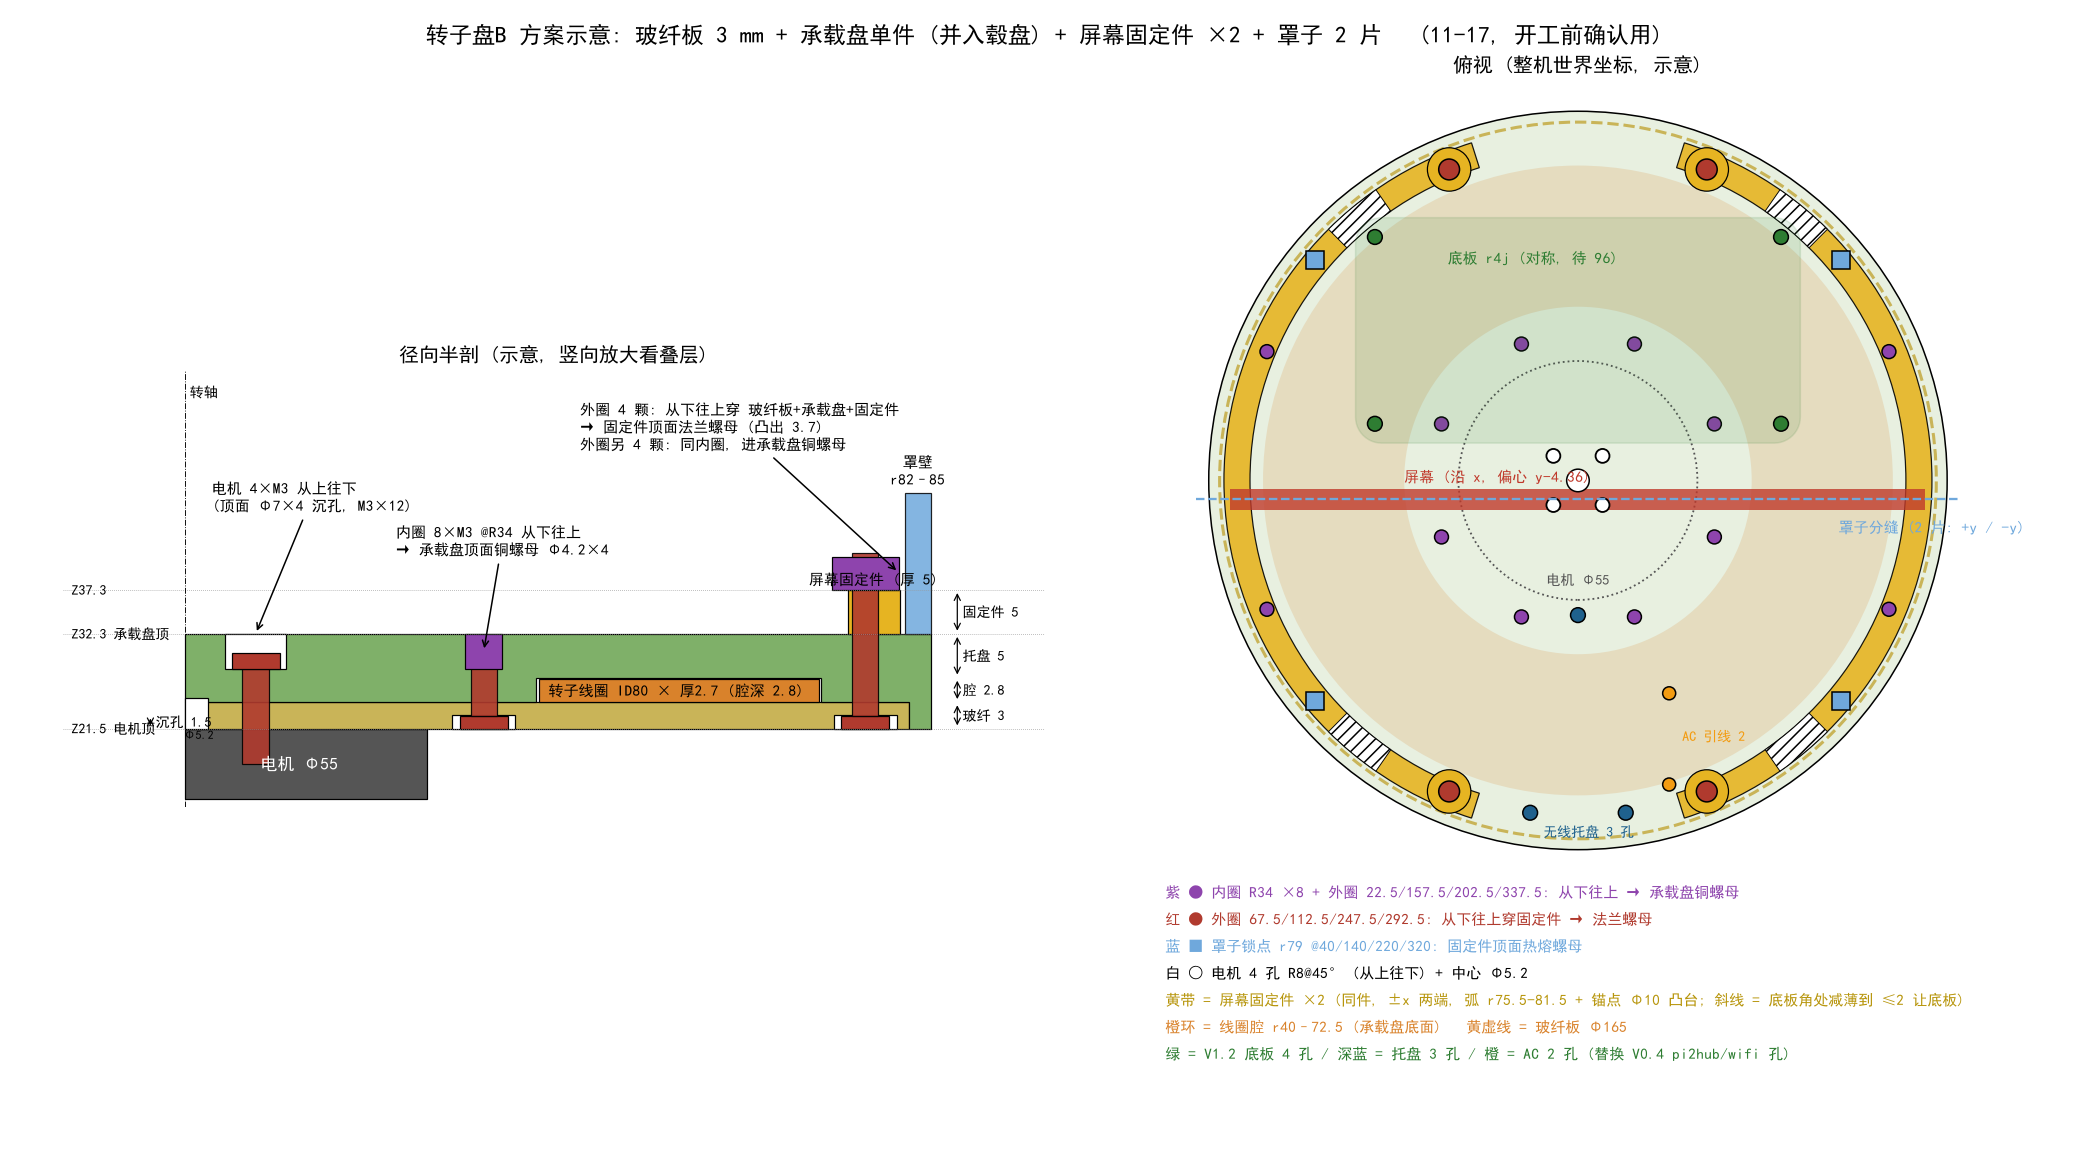

The script that drew this image:
"""转子盘B 方案示意 (11-17 晚, 开工前给用户看): 左 = 径向半剖叠层, 右 = 俯视孔位 (整机世界坐标)。非精确模型。"""
import math
import matplotlib; matplotlib.use('Agg')
import matplotlib.pyplot as plt
from matplotlib import font_manager
from matplotlib.patches import Rectangle, Circle, Wedge, Polygon
FONT = "/mnt/c/Windows/Fonts/simhei.ttf"; font_manager.fontManager.addfont(FONT)
plt.rcParams["font.family"] = font_manager.FontProperties(fname=FONT).get_name()
plt.rcParams["axes.unicode_minus"] = False

import numpy as np
def _board(R=6.0, x0=-51.2, x1=51.2, y0=8.6, y1=60.5, n=12):
    pts = []
    for cx, cy, a0 in ((x1 - R, y0 + R, -90), (x1 - R, y1 - R, 0), (x0 + R, y1 - R, 90), (x0 + R, y0 + R, 180)):
        pts += [(cx + R * math.cos(math.radians(a0 + 90 * k / n)), cy + R * math.sin(math.radians(a0 + 90 * k / n))) for k in range(n + 1)]
    return pts
BOARD = _board()
BB = [(-46.75, 13.05), (46.75, 13.05), (-46.75, 56.05), (46.75, 56.05)]   # r4j 对称 (待 96)
C = dict(motor='#555555', fr4='#C9B458', rim='#7FB069', coil='#D9822B', holder='#E6B422', shroud='#6FA8DC', screw='#B03A2E', nut='#8E44AD')
# ---- Z 叠层 (世界, 电机顶 Z21.5) ----
ZM = 21.5; T_FR4 = 3.0; CB = 1.5; CAV = 2.8; TRAY = 5.0; HOLD = 5.0
Z_F1 = ZM + T_FR4; Z_T0 = Z_F1 + CAV; Z_TOP = Z_T0 + TRAY; Z_H1 = Z_TOP + HOLD
R_IN, R_OUT, R_MOT = 34.0, 77.5, 8.0

fig = plt.figure(figsize=(19, 10.5))
ax = fig.add_axes([0.03, 0.08, 0.47, 0.82]); bx = fig.add_axes([0.53, 0.05, 0.45, 0.88])

# ===== 左: 径向半剖 (r 0→90) =====
def rect(r0, r1, z0, z1, c, **kw): ax.add_patch(Rectangle((r0, z0), r1 - r0, z1 - z0, fc=c, ec='k', lw=0.8, **kw))
rect(0, 27.5, ZM - 8, ZM, C['motor'])                                     # 电机 Φ55
ax.text(13, ZM - 4, '电机 Φ55', color='w', ha='center', va='center', fontsize=11)
rect(0, 82.5, ZM, Z_F1, C['fr4'])                                          # 玻纤板 Φ165×3
# 承载盘: 中心实体 r≤40, 外环 r72.5–85 下到玻纤板, 托盘 r40–72.5 Z_T0–Z_TOP, 外唇 r82.5–85
ax.add_patch(Polygon([(0, Z_F1), (40, Z_F1), (40, Z_T0), (72.5, Z_T0), (72.5, Z_F1), (82.5, Z_F1), (82.5, ZM), (85, ZM), (85, Z_TOP), (0, Z_TOP)],
                     closed=True, fc=C['rim'], ec='k', lw=0.8))
rect(40.3, 72.2, Z_F1, Z_F1 + 2.7, C['coil'])                             # 线圈 2.7 厚
ax.text(56, Z_F1 + 1.35, '转子线圈 ID80 × 厚2.7 (腔深 2.8)', ha='center', va='center', fontsize=10)
# 电机螺丝 (R8, 从上往下, 顶面 Φ7×4 沉孔)
rect(R_MOT - 3.5, R_MOT + 3.5, Z_TOP - 4, Z_TOP, 'w'); rect(R_MOT - 1.5, R_MOT + 1.5, ZM - 4, Z_TOP - 4, C['screw'], alpha=0.9)
rect(R_MOT - 2.75, R_MOT + 2.75, Z_TOP - 4, Z_TOP - 2.2, C['screw'])
ax.annotate('电机 4×M3 从上往下\n(顶面 Φ7×4 沉孔, M3×12)', (R_MOT, Z_TOP), (3, Z_H1 + 9), fontsize=10, arrowprops=dict(arrowstyle='->'))
# 中心窝
rect(0, 2.6, ZM, Z_F1 + 0.5, 'w'); ax.text(1.5, ZM - 1.2, 'Φ5.2', fontsize=8, ha='center')
# 内圈 R34: 从下往上 → 承载盘顶面铜螺母
def bolt(r, z_head0, z_tip, nut_z0=None, nut_z1=None, flange=False):
    rect(r - 3.6, r + 3.6, ZM, ZM + CB, 'w')                               # 玻纤板底面沉孔 Φ7.2×1.5
    rect(r - 2.75, r + 2.75, ZM, ZM + 1.4, C['screw'])                      # 头
    rect(r - 1.5, r + 1.5, ZM + 1.4, z_tip, C['screw'], alpha=0.9)
    if nut_z0 is not None:
        rect(r - (3.8 if flange else 2.1), r + (3.8 if flange else 2.1), nut_z0, nut_z1, C['nut'])
bolt(R_IN, ZM, Z_TOP - 0.3, Z_TOP - 4.0, Z_TOP)
ax.annotate('内圈 8×M3 @R34 从下往上\n→ 承载盘顶面铜螺母 Φ4.2×4', (R_IN, Z_TOP - 2), (24, Z_H1 + 4), fontsize=10, arrowprops=dict(arrowstyle='->'))
# 外圈 R77.5: 屏幕固定件处 (穿固定件, 法兰螺母)
rect(75.5, 81.5, Z_TOP, Z_H1, C['holder'])
ax.text(78.5, Z_H1 + 0.6, '屏幕固定件 (厚 5)', ha='center', fontsize=10)
bolt(R_OUT, ZM, Z_H1 + 4.2, Z_H1, Z_H1 + 3.7, flange=True)
ax.annotate('外圈 4 颗: 从下往上穿 玻纤板+承载盘+固定件\n→ 固定件顶面法兰螺母 (凸出 3.7)\n外圈另 4 颗: 同内圈, 进承载盘铜螺母', (R_OUT + 3.8, Z_H1 + 2), (45, Z_H1 + 16), fontsize=10, arrowprops=dict(arrowstyle='->'))
# 罩壁
rect(82, 85, Z_TOP, Z_TOP + 16, C['shroud'], alpha=0.85); ax.text(83.5, Z_TOP + 17, '罩壁\nr82–85', ha='center', fontsize=10)
# 尺寸
def zdim(x, z0, z1, t):
    ax.annotate('', (x, z0), (x, z1), arrowprops=dict(arrowstyle='<->', lw=0.8)); ax.text(x + 0.6, (z0 + z1) / 2, t, va='center', fontsize=9)
zdim(88, ZM, Z_F1, f'玻纤 {T_FR4:g}'); zdim(88, Z_F1, Z_T0, f'腔 {CAV:g}'); zdim(88, Z_T0, Z_TOP, f'托盘 {TRAY:g}'); zdim(88, Z_TOP, Z_H1, f'固定件 {HOLD:g}')
zdim(-4, ZM, ZM + CB, f'沉孔 {CB:g}')
for z, t in ((ZM, f'Z{ZM:g} 电机顶'), (Z_TOP, f'Z{Z_TOP:g} 承载盘顶'), (Z_H1, f'Z{Z_H1:g}')):
    ax.axhline(z, color='0.6', lw=0.5, ls=':'); ax.text(-13, z, t, fontsize=9, va='center')
ax.axvline(0, color='k', lw=0.6, ls='-.'); ax.text(0.5, Z_H1 + 22, '转轴', fontsize=9)
ax.set_xlim(-14, 98); ax.set_ylim(ZM - 9, Z_H1 + 25); ax.set_aspect('equal'); ax.axis('off')
ax.set_title('径向半剖 (示意, 竖向放大看叠层)', fontsize=13)

# ===== 右: 俯视 (世界坐标; 屏幕沿 x, 偏心 y-4.36) =====
pol = lambda r, a: (r * math.cos(math.radians(a)), r * math.sin(math.radians(a)))  # noqa: E731
bx.add_patch(Circle((0, 0), 85, fc='#E8F0E0', ec='k', lw=1))                       # 承载盘 Φ170
bx.add_patch(Circle((0, 0), 82.5, fc='none', ec=C['fr4'], lw=2, ls='--'))         # 玻纤板 Φ165
bx.add_patch(Wedge((0, 0), 72.5, 0, 360, width=32.5, fc=C['coil'], alpha=0.18, ec='none'))
bx.add_patch(Circle((0, 0), 27.5, fc='none', ec=C['motor'], lw=1.2, ls=':')); bx.text(0, -24, '电机 Φ55', ha='center', fontsize=9, color=C['motor'])
H_R0, H_R1, H_SPAN = 75.5, 81.5, 72.5                                              # 屏幕固定件弧形带 r75.5-81.5, 中心 ±72.5°
_bpts = np.array(BOARD + [(x + 3 * math.cos(t), y + 3 * math.sin(t)) for x, y in BB for t in np.linspace(0, 2 * math.pi, 24)])
_ang = np.degrees(np.arctan2(_bpts[:, 1], _bpts[:, 0])); _r = np.hypot(_bpts[:, 0], _bpts[:, 1])
_hit = _ang[_r > H_R0 - 0.5]
NOTCH = (round(float(_hit[_hit > 0][_hit[_hit > 0] < 90].min()) - 2, 1), round(float(_hit[_hit > 0][_hit[_hit > 0] < 90].max()) + 2, 1)) if len(_hit) else None
print('底板压到带子的角度 (+x 件, 已加 2° 余量):', NOTCH, ' 镜像:', (round(180 - NOTCH[1], 1), round(180 - NOTCH[0], 1)) if NOTCH else None)
for c0 in (0, 180):
    bx.add_patch(Wedge((0, 0), H_R1, c0 - H_SPAN, c0 + H_SPAN, width=H_R1 - H_R0, fc=C['holder'], ec='k', lw=0.8, alpha=0.9))
    if NOTCH:
        for sgn in (1, -1):
            a0, a1 = sorted((c0 + sgn * NOTCH[0], c0 + sgn * NOTCH[1]))
            bx.add_patch(Wedge((0, 0), H_R1, a0, a1, width=H_R1 - H_R0, fc='w', ec='k', lw=0.6, hatch='///'))
    for a in (c0 - 67.5, c0 + 67.5):
        x, y = pol(77.5, a); bx.add_patch(Circle((x, y), 5.0, fc=C['holder'], ec='k', lw=0.8))
bx.add_patch(Rectangle((-80, -4.36 - 2.5), 160, 5, fc='#C0392B', alpha=0.8)); bx.text(-40, -4.36 + 4, '屏幕 (沿 x, 偏心 y-4.36)', fontsize=10, color='#C0392B')
bx.plot([-88, 88], [-4.36, -4.36], color=C['shroud'], lw=1.5, ls='--'); bx.text(60, -12, '罩子分缝 (2 片: +y / -y)', fontsize=10, color=C['shroud'])
for a in range(8):                                                                  # 内圈 R34
    x, y = pol(R_IN, 22.5 + 45 * a); bx.add_patch(Circle((x, y), 1.6, fc=C['nut'], ec='k'))
for a in (22.5, 157.5, 202.5, 337.5):                                              # 外圈进承载盘铜螺母
    x, y = pol(R_OUT, a); bx.add_patch(Circle((x, y), 1.6, fc=C['nut'], ec='k'))
for a in (67.5, 112.5, 247.5, 292.5):                                              # 外圈穿固定件
    x, y = pol(R_OUT, a); bx.add_patch(Circle((x, y), 2.4, fc=C['screw'], ec='k'))
for a in (40, 140, 220, 320):                                                       # 罩子热熔螺母 (固定件上)
    x, y = pol(79, a); bx.add_patch(Rectangle((x - 2.1, y - 2.1), 4.2, 4.2, fc=C['shroud'], ec='k'))
for a in range(4):
    x, y = pol(R_MOT, 45 + 90 * a); bx.add_patch(Circle((x, y), 1.6, fc='w', ec='k', lw=1.2))
bx.add_patch(Circle((0, 0), 2.6, fc='w', ec='k'))
MOD = [(11.0, -76.5), (-11.0, -76.5), (0.0, -31.0)]; AC = [(21.0, -70.0), (21.0, -49.0)]
bx.add_patch(Polygon(BOARD, fc='#2E7D32', ec='#2E7D32', lw=1, alpha=0.12)); bx.text(-30, 50, '底板 r4j (对称, 待 96)', fontsize=10, color='#2E7D32')
for (x, y) in BB: bx.add_patch(Circle((x, y), 1.7, fc='#2E7D32', ec='k'))
for (x, y) in MOD: bx.add_patch(Circle((x, y), 1.7, fc='#1F618D', ec='k'))
for (x, y) in AC: bx.add_patch(Circle((x, y), 1.5, fc='#F39C12', ec='k'))
bx.text(-8, -82, '无线托盘 3 孔', fontsize=9, color='#1F618D'); bx.text(24, -60, 'AC 引线 2', fontsize=9, color='#F39C12')
leg = [('紫 ● 内圈 R34 ×8 + 外圈 22.5/157.5/202.5/337.5: 从下往上 → 承载盘铜螺母', C['nut']),
       ('红 ● 外圈 67.5/112.5/247.5/292.5: 从下往上穿固定件 → 法兰螺母', C['screw']),
       ('蓝 ■ 罩子锁点 r79 @40/140/220/320: 固定件顶面热熔螺母', C['shroud']),
       ('白 ○ 电机 4 孔 R8@45° (从上往下) + 中心 Φ5.2', 'k'),
       ('黄带 = 屏幕固定件 ×2 (同件, ±x 两端, 弧 r75.5-81.5 + 锚点 Φ10 凸台; 斜线 = 底板角处减薄到 ≤2 让底板)', '#B7950B'),
       ('橙环 = 线圈腔 r40–72.5 (承载盘底面)   黄虚线 = 玻纤板 Φ165', C['coil']),
       ('绿 = V1.2 底板 4 孔 / 深蓝 = 托盘 3 孔 / 橙 = AC 2 孔 (替换 V0.4 pi2hub/wifi 孔)', '#2E7D32')]
for i, (t, c) in enumerate(leg): bx.text(-95, -96 - 6.2 * i, t, fontsize=10, color=c)
bx.set_xlim(-97, 97); bx.set_ylim(-142, 92); bx.set_aspect('equal'); bx.axis('off')
bx.set_title('俯视 (整机世界坐标, 示意)', fontsize=13)
fig.suptitle('转子盘B 方案示意: 玻纤板 3 mm + 承载盘单件 (并入毂盘) + 屏幕固定件 ×2 + 罩子 2 片   (11-17, 开工前确认用)', fontsize=15)
out = __file__.replace('.py', '.png'); fig.savefig(out, dpi=110); print(out)
